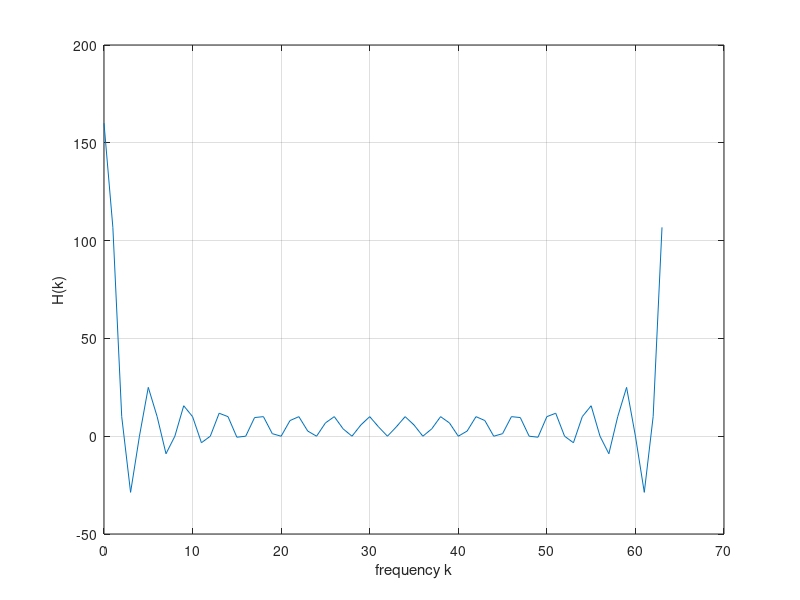

Here is the MATLAB script that generated this plot:
Fs = 8000;                            % Sample rate
Nfft = 64;                            % FFT block size
n = 0:1/Fs:999;                       % n consists of 1000 samples
xn = 22.5*sawtooth(2/9*pi*n)+22.5;                         % x[n]

% plot x[n]
subplot(211);
plot(n,xn);
xlabel('samples (n)');
ylabel('x[n]');
grid on;

hm = [10 10 10 10 10 10 10 10 10 10 10 10 10 10 10 10]; % h[n]
M = length(hm);       % length of h[n]
m = 0:M-1;            % variable n is taken, use m to plot h

%plot h[n]
subplot(212);
plot(m,hm);
xlabel('samples (n)');
ylabel('h[n]');
grid on;

clf;

k = 0:1:63;
H = fft(hm,64);                          % H(k)

% plot H(k)
plot(k,H);
xlabel('frequency k');
ylabel('H(k)');
grid on;

